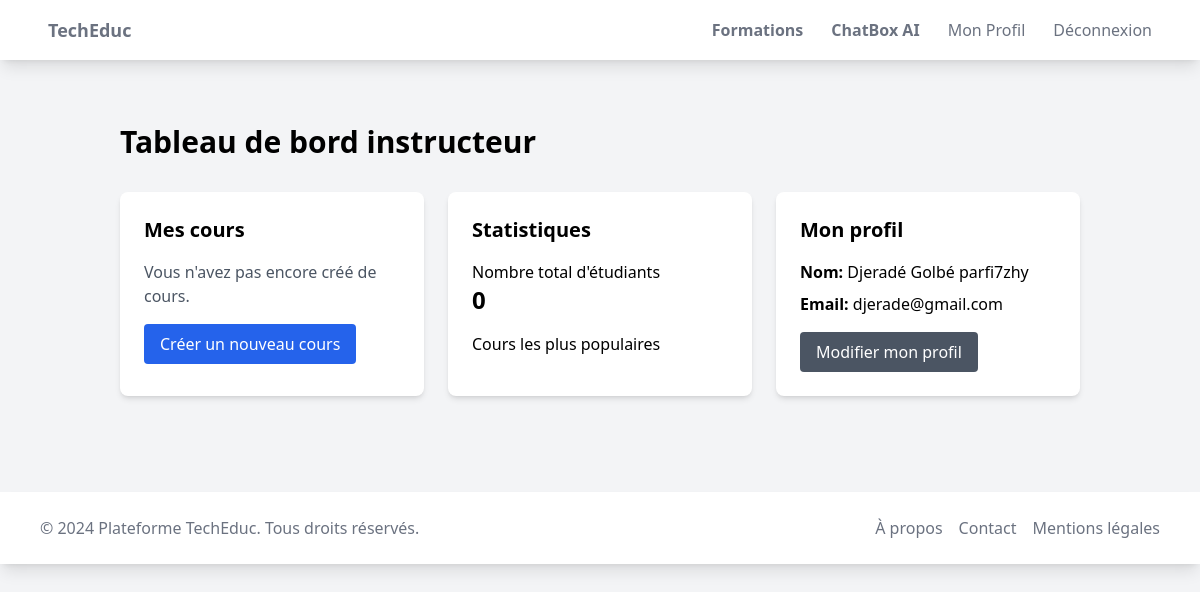
/users/instructor/dashboard/ (signed in), run on an earlier commit of the app's database.
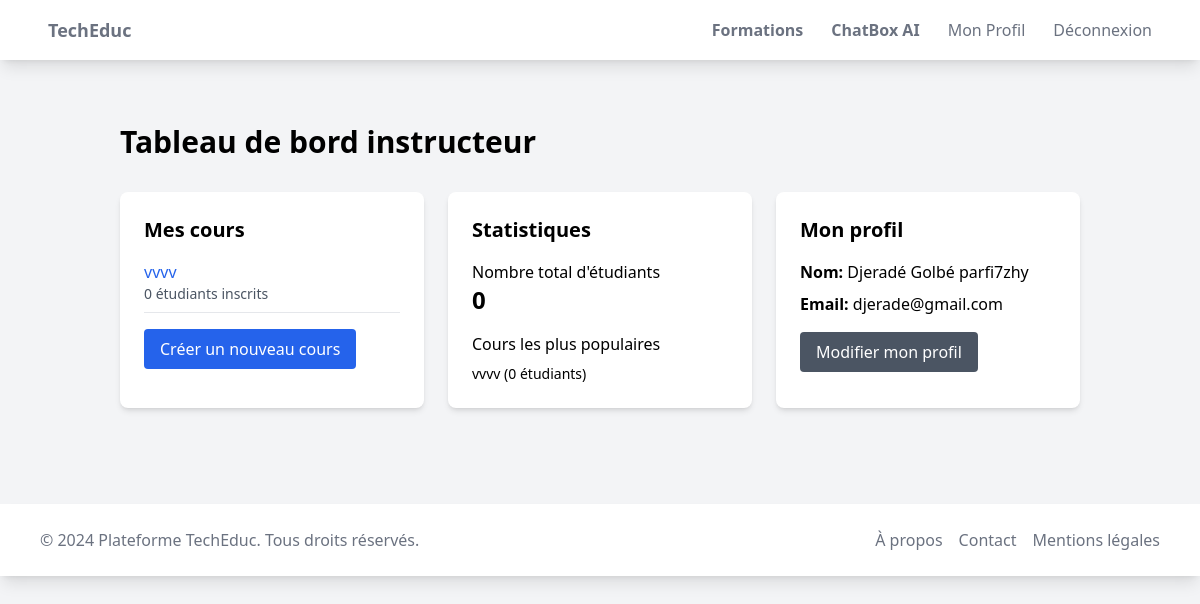
And on a later commit of the database.
### courses/models.py (models this page shows, shortened)
class Course(models.Model):
    title = models.CharField(max_length=200)
    description = models.TextField()
    instructor = models.ForeignKey(CustomUser, on_delete=models.CASCADE, related_name='courses_taught')
    created_at = models.DateTimeField(auto_now_add=True)
    updated_at = models.DateTimeField(auto_now=True)
    thumbnail = models.ImageField(upload_to='course_thumbnails/')
    price = models.DecimalField(max_digits=10, decimal_places=2)
    duration = models.DurationField(null=True)
    level = models.CharField(max_length=50, choices=[
        ('beginner', 'Débutant'),
        ('intermediate', 'Intermédiaire'),
        ('advanced', 'Avancé')
    ])
    is_published = models.BooleanField(default=False)

### users/views.py (the view)
# urls.py: path('instructor/dashboard/', views.instructor_dashboard, name='instructor_dashboard'),
@login_required
def instructor_dashboard(request):
    courses = Course.objects.filter(instructor=request.user).annotate(enrollment_count=Count('enrollments'))
    total_students = Enrollment.objects.filter(course__in=courses).values('student').distinct().count()
    popular_courses = courses.order_by('-enrollment_count')[:5]
    return render(request, 'users/instructor_dashboard.html', {
        'courses': courses,
        'total_students': total_students,
        'popular_courses': popular_courses,
    })

### templates/users/instructor_dashboard.html (shortened to what this page needs)
{% extends 'base.html' %} {% load static %}  {% block content %}
<div class="container mx-auto px-4 py-8">
  <h1 class="text-3xl font-bold mb-8">Tableau de bord instructeur</h1>
  <div class="grid grid-cols-1 md:grid-cols-2 lg:grid-cols-3 gap-6">
    <div class="bg-white rounded-lg shadow-md p-6">
      <h2 class="text-xl font-semibold mb-4">Mes cours</h2>
      {% if courses %}
      <ul class="space-y-2">
        {% for course in courses %}
        <li class="border-b pb-2">
          <a
            href="{% url 'courses:course_detail' course.id %}"
            class="text-blue-600 hover:text-blue-800"
          >
            {{ course.title }}
          </a>
          <div class="text-sm text-gray-600">
            {{ course.enrollments.count }} étudiants inscrits
          </div>
        </li>
        {% endfor %}
      </ul>
      {% else %}
      <p class="text-gray-600">Vous n'avez pas encore créé de cours.</p>
      {% endif %}
      <a
        href="{% url 'courses:course_create' %}"
        class="mt-4 inline-block bg-blue-600 text-white px-4 py-2 rounded hover:bg-blue-700"
      >
        Créer un nouveau cours
      </a>
    </div>
    <div class="bg-white rounded-lg shadow-md p-6">
      <h2 class="text-xl font-semibold mb-4">Statistiques</h2>
      <div class="space-y-4">
        <div>
          <h3 class="font-medium">Nombre total d'étudiants</h3>
          <p class="text-2xl font-bold">{{ total_students }}</p>
        </div>
        <div>
          <h3 class="font-medium">Cours les plus populaires</h3>
          <ul class="mt-2 space-y-2">
            {% for course in popular_courses %}
            <li class="text-sm">
              {{ course.title }} ({{ course.enrollments.count }} étudiants)
            </li>
            {% endfor %}
          </ul>
        </div>
      </div>
    </div>
    <div class="bg-white rounded-lg shadow-md p-6">
      <h2 class="text-xl font-semibold mb-4">Mon profil</h2>
      <div class="space-y-2">
        <p><strong>Nom:</strong> {{ user.first_name }} {{ user.last_name }}</p>
        <p><strong>Email:</strong> {{ user.email }}</p>
      </div>
      <a
        href="{% url 'users:edit_profile' %}"
        class="mt-4 inline-block bg-gray-600 text-white px-4 py-2 rounded hover:bg-gray-700"
      >
        Modifier mon profil
      </a>
    </div>
  </div>
</div>
{% endblock %}

What changed in the data, as far as the page shows it:
added Course: title "vvvv", enrollments.count "0"
Also different on the page:
text no longer shown: "Vous n'avez pas encore créé de cours."
